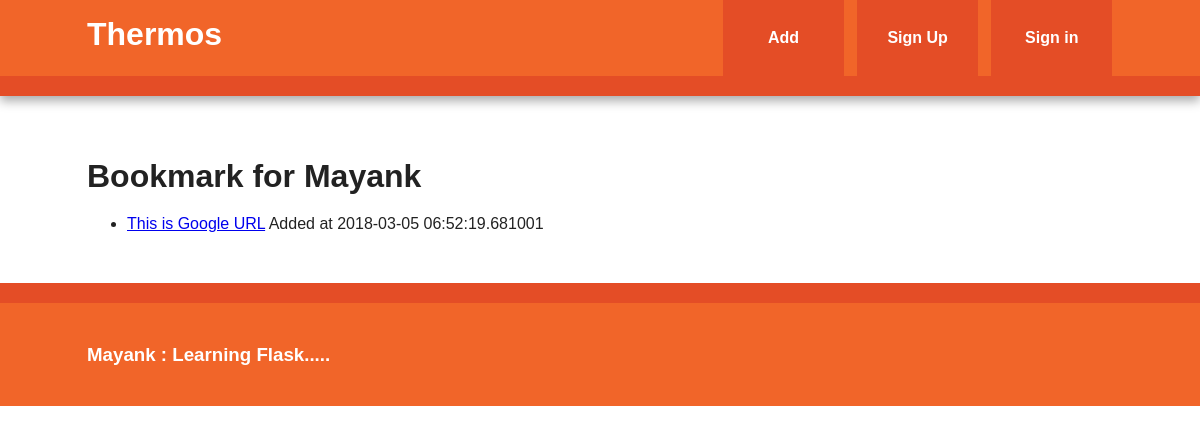
The app's page /user/Mayank, older data.
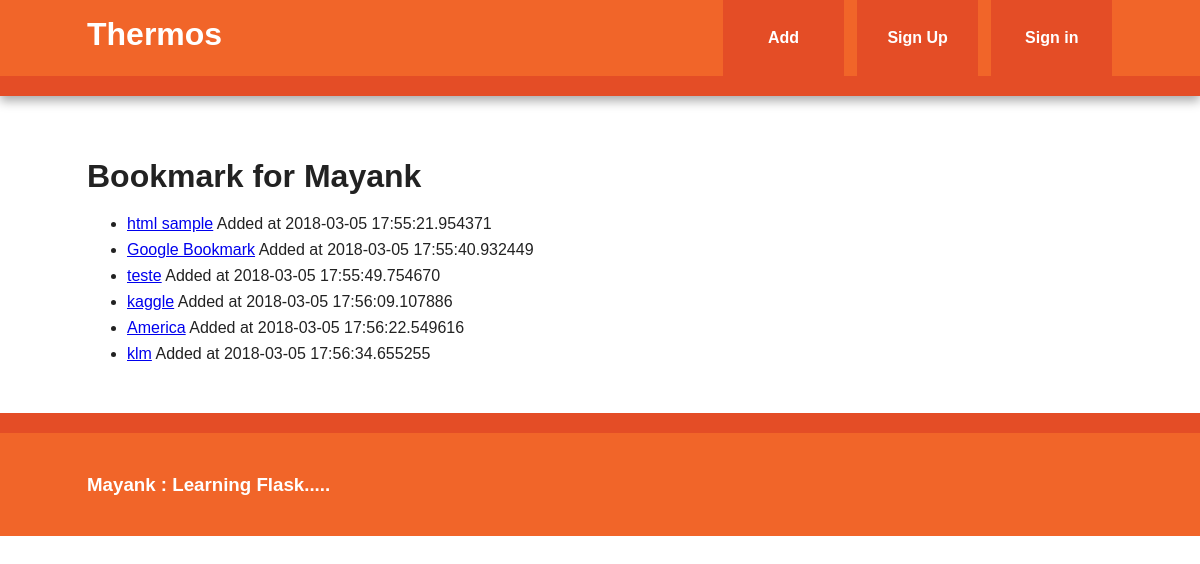
The same page, newer data.
### models.py (models this page shows, shortened)
class Bookmark(db.Model):
    id = db.Column(db.Integer, primary_key = True)
    url = db.Column(db.Text, nullable = False)
    date = db.Column(db.DateTime, default = datetime.utcnow)
    description = db.Column(db.String(300))
    user_id = db.Column(db.Integer, db.ForeignKey('user.id'), nullable = False)

### view.py (the view)
@app.route('/user/<username>')
def user(username):
    user = User.query.filter_by(username = username).first_or_404()
    return render_template('user.html', user = user)

### templates/user.html (shortened to what this page needs)
{% extends "base.html" %}
{% block content %}
    <article>
        <header>
              <h1>Bookmark for {{ user.username }}</h1>
              <ul>
                {% for bm in user.bookmarks %}
                    <li>
                        <a href = "{{ bm.url }}">{{ bm.description }}</a>
                        <span class = "timestamp">Added at {{ bm.date }}</span>
                    </li>
                    {% else %}
                    <li>This user has not added any bookmarks yet.</li>
                {% endfor %}
              </ul>
        </header
    </article>
{% endblock %}

Row changes from the older to the newer data that the page shows:
removed Bookmark: description "This is Google URL", date "2018-03-05 06:52:19.681001"
added Bookmark: description "html sample", date "2018-03-05 17:55:21.954371"
added Bookmark: description "Google Bookmark", date "2018-03-05 17:55:40.932449"
added Bookmark: description "teste", date "2018-03-05 17:55:49.754670"
added Bookmark: description "kaggle", date "2018-03-05 17:56:09.107886"
added Bookmark: description "America", date "2018-03-05 17:56:22.549616"
added Bookmark: description "klm", date "2018-03-05 17:56:34.655255"
